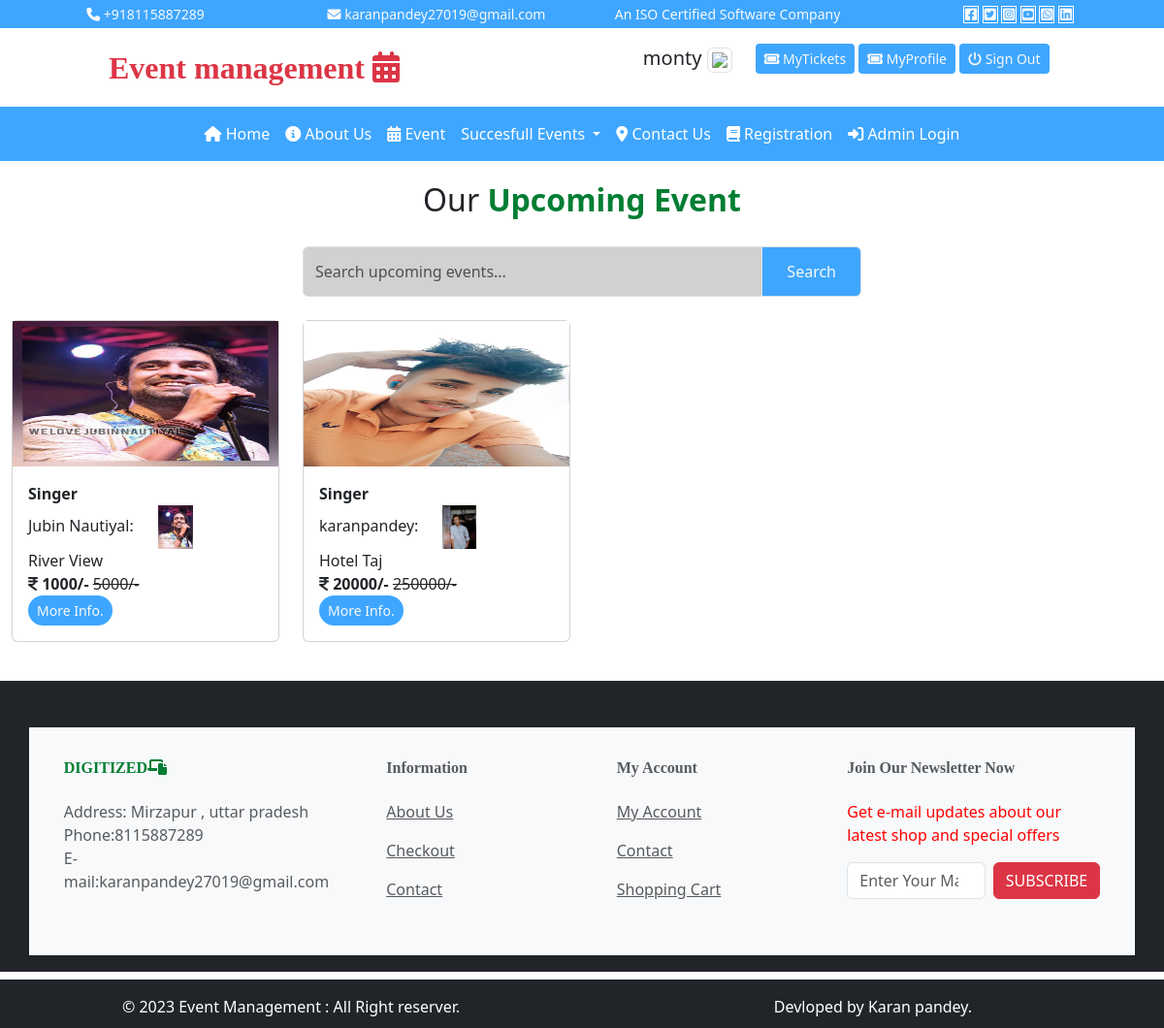
The page /user/event/?msg=8 (signed in) on the database its author committed.
### user/models.py (models this page shows)
class event(models.Model):
    event_category=models.ForeignKey(category,on_delete=models.CASCADE)
    speaker_name=models.CharField(max_length=200,null=True)
    hotel=models.ForeignKey(placename,on_delete=models.CASCADE)
    city=models.ForeignKey(city,on_delete=models.CASCADE)
    event_picture=models.ImageField(upload_to='static/event/',null=True)
    speaker_picture=models.ImageField(upload_to='static/speaker',null=True)
    price=models.IntegerField()
    dprice=models.IntegerField()
    event_date=models.DateField()
    event_detail=models.TextField(null=True)

class category(models.Model):
    cname=models.CharField(max_length=200,null=True)
    cpic=models.ImageField(upload_to='static/category/',null=True)
    cdate=models.DateField()
    def __str__(self):
        return self.cname

class placename(models.Model):
    place=models.CharField(max_length=200)
    address=models.TextField()
    ppic=models.ImageField(upload_to='static/Hotel/',null=True)
    pdate=models.DateField()
    def __str__(self):
        return self.place

### user/views.py (the view)
# urls.py: path('event/',views.myevent),
def myevent(request):
    cid=request.GET.get('msg')
    sdata=request.GET.get('search')
    if cid is not None:
        edata=event.objects.filter(event_category=cid)
    elif sdata is not None:
        edata=event.objects.filter(Q(speaker_name__icontains=sdata))
    else:
        edata=event.objects.all().order_by('-id')
    md={"edata":edata}
    return render(request,'user/event.html',md)

### templates/user/event.html
{% extends 'base.html'%}
{% load  static %}
{% block content %}
<div class="text-center fs-2">
    Our<b class="txt-mycolor"> Upcoming Event</b>
</div>
<div class="row">
    <div class="col-sm-6 mx-auto">
        <form method="get">
        <div class="input-group mt-4">
            <input type="text" name="search" style="background:#d1d1d1 !important;" placeholder="Search upcoming events..." class="form-control"/>
        <i class="input-group-text bg-mycolor text-light">
            <input type="submit" class="btn text-light"  value="Search"/>
        </i>
        </div>
            </form>
    </div>
</div>
<div class="row my-4">
     {% for a in edata %}
                 <div class="col-lg-3 col-md-6 col-sm-12">
                     <div class="card">
                         <img src="/{{a.event_picture}}" style="max-height:150px" class="img-card-top"/>
                     <div class="card-body">
                         <b>{{a.event_category}}</b><br/>
                         {{a.speaker_name}}:&nbsp;&nbsp;&nbsp;&nbsp;&nbsp;&nbsp;<img src="/{{a.speaker_picture}}" clas="img-thumbnail float-end" style="max-height:45px;"/><br/>
                         {{a.hotel}}<br/>
                         <i class="fa-solid fa-indian-rupee-sign"></i>
                         <b>{{a.dprice}}/-</b> <s>{{a.price}}/-</s><br/>
                         <a href="/user/viewdetails?msg={{a.id}}" class="btn btn-sm rounded-pill  bg-mycolor text-light">More Info.</a>
                     </div>
                     </div>
                 </div>
                 {% endfor %}
</div>
{% endblock %}

### templates/base.html (style rules this page uses)
:root { --bgcolor:#3ea6ff; --txtcolor:#007E33; }
.bg-mycolor { background:var(--bgcolor) !important; }
.txt-mycolor { color:var(--txtcolor); }

### rows shown on the page
event: event_picture (picture), event_category "Singer", speaker_name "Jubin Nautiyal", speaker_picture (picture), hotel "River View", dprice "1000", price "5000"
event: event_picture (picture), event_category "Singer", speaker_name "karanpandey", speaker_picture (picture), hotel "Hotel Taj", dprice "20000", price "250000"

### other values the page prints
{{ request.session.username }} "monty"
